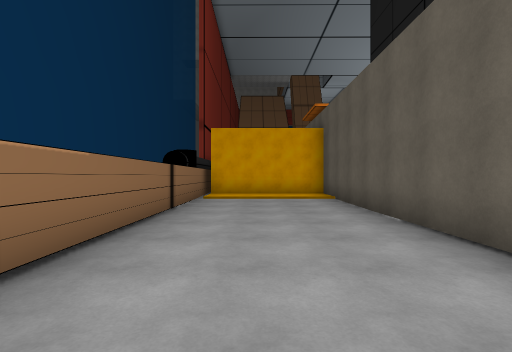
[1] (above)

24 first-person views from a walk through a scene from a Unity 3-D project. The camera is 1.5 m above the floor, looks level and sees 85° across. The floor is counted in squares, 2 m on a side. Each view is taken from the middle of a square. On the plan, view 1 faces up. The plan holds only what a view shows up to about 10 squares ahead; the rest is blank. The place goes on beyond the plan. The player character is not drawn. Some surface patterns are stand-ins.

[2]
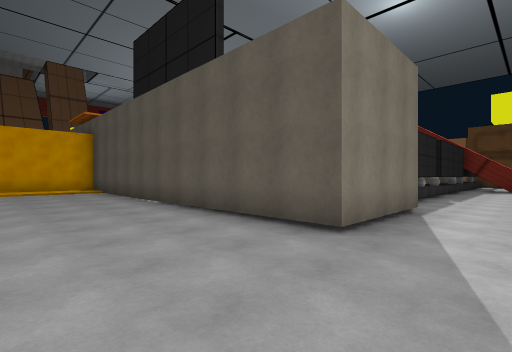

[3]
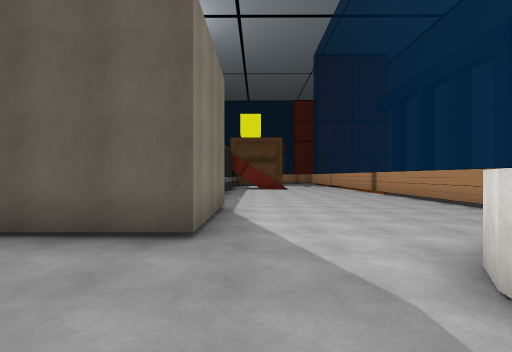

[4]
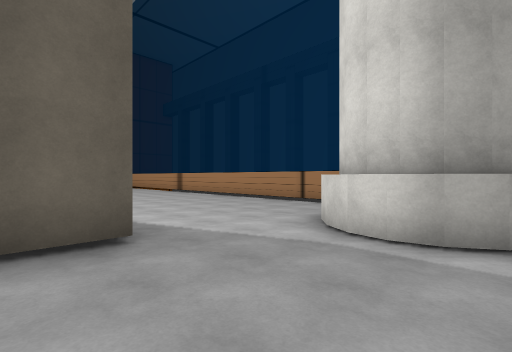

[5]
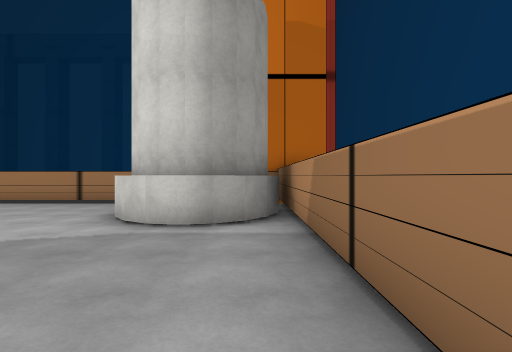

[6]
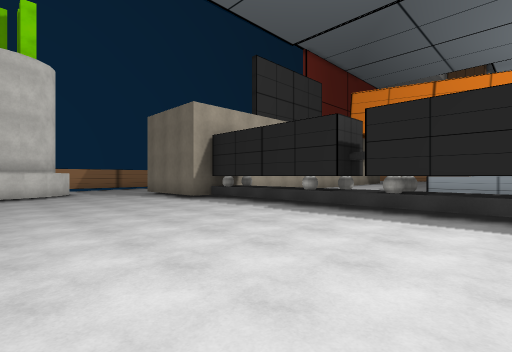

[7]
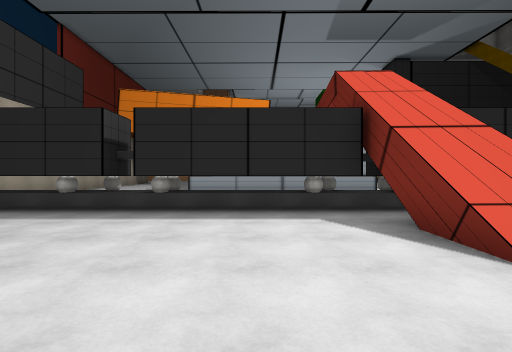

[8]
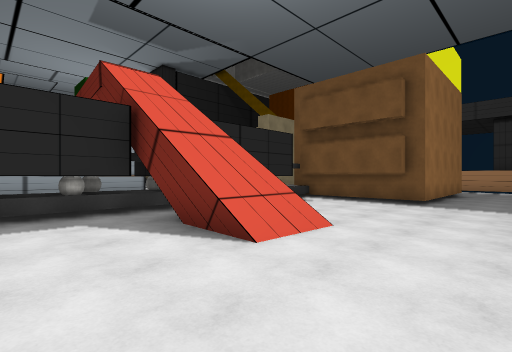

[9]
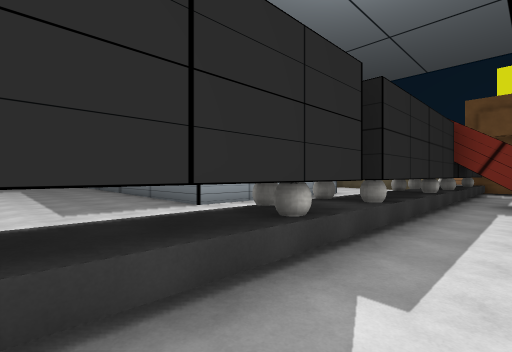

[10]
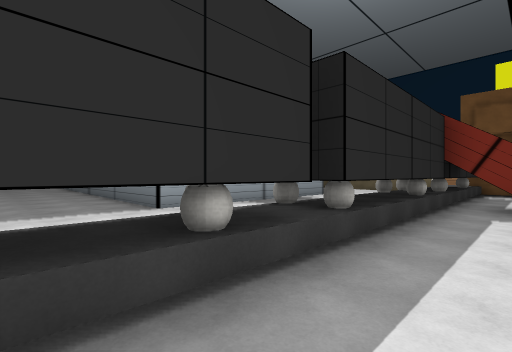

[11]
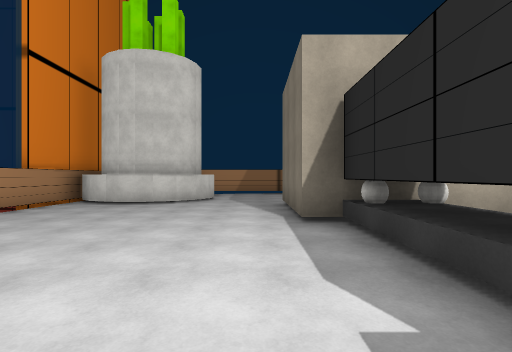

[12]
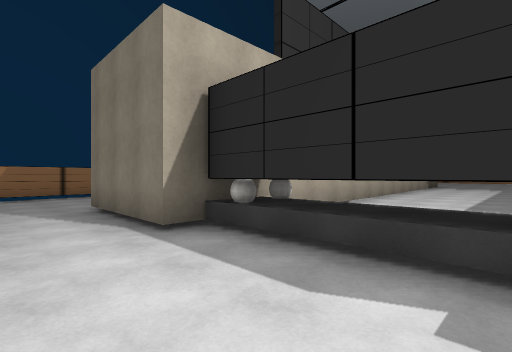

[13]
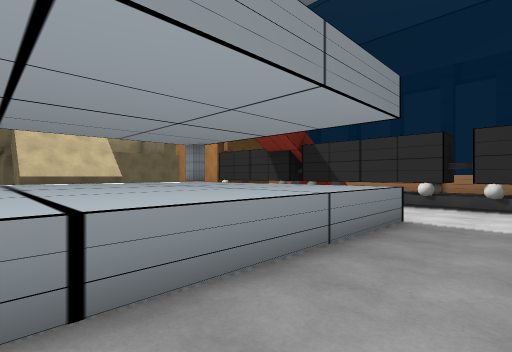

[14]
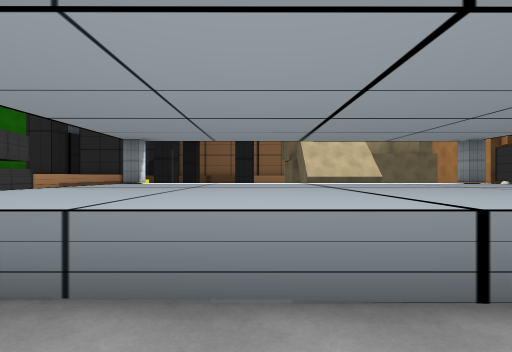

[15]
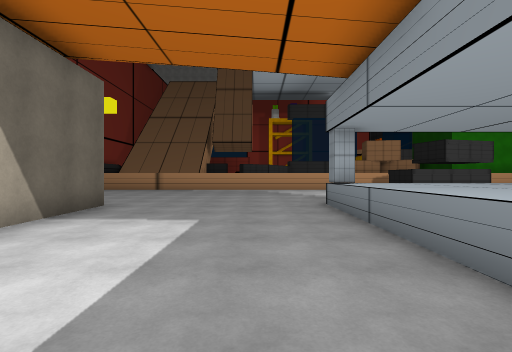

[16]
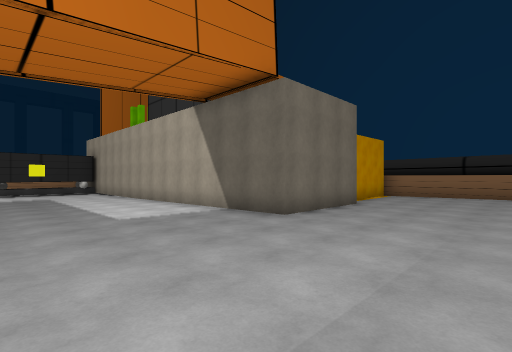

[17]
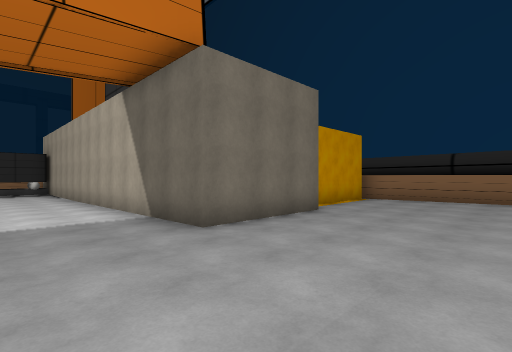

[18]
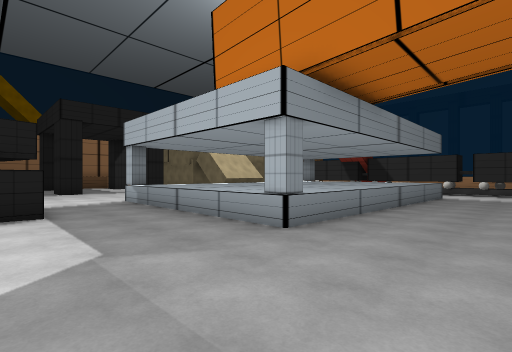

[19]
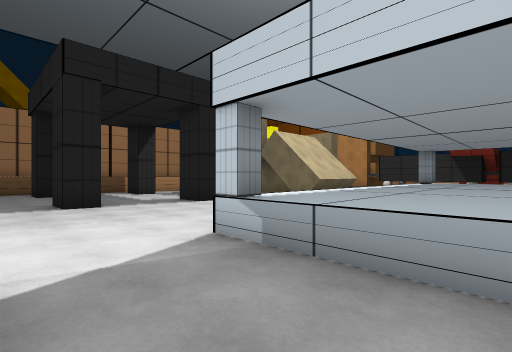

[20]
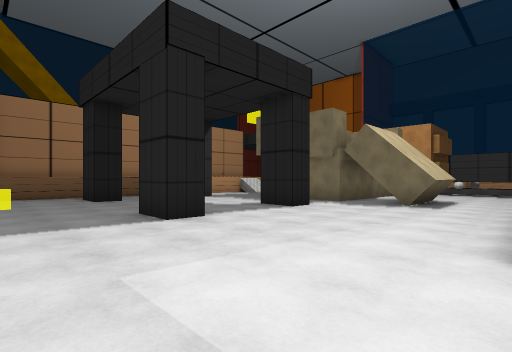

[21]
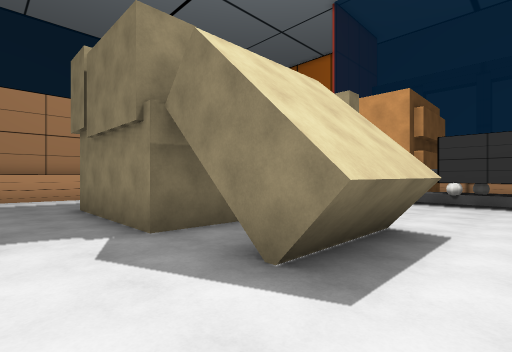

[22]
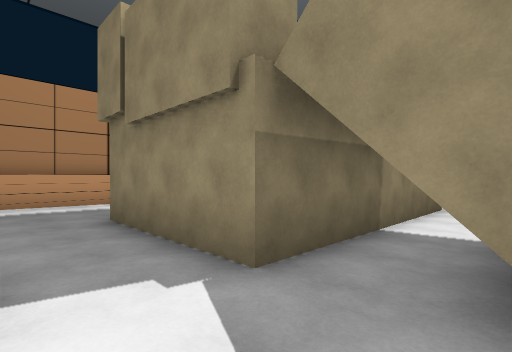

[23]
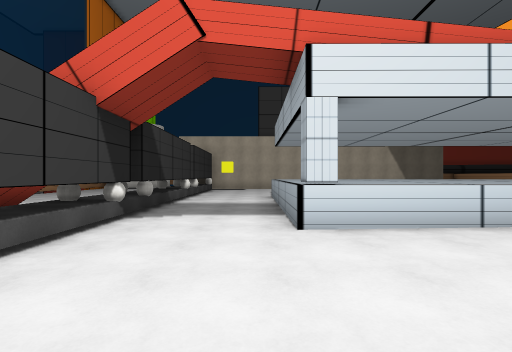

[24]
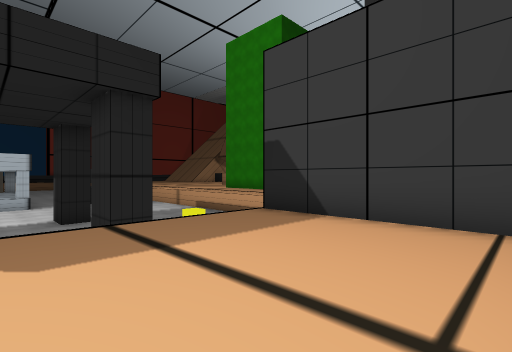

### Floor plan
Key: @ floor where view 1 was taken; # wall or solid block; . main floor; : floor 0.25 m higher than the main floor; - floor 0.25 m lower than the main floor; + floor 0.5 m higher than the main floor; * floor 1.75 m higher than the main floor; % floor 2 m higher than the main floor; / step, stairs or slope; ^ raised ledge; B ball; O other object.
Columns run from 4 left of view 1 to 33 right of it. Each row starts with its distance up from view 1.
 17  ^ +++++++++++++++###+++++++++   #####
 16  ^%++++++++++++++++++++++++++++++*****
 15  ^%::::::::::::::::::::::::::::::*****
 14  ^%:::::::::::::::::::::::#::::#:*****
 13  ^%::::###:::::O^^^^^O:::::::::::*****
 12    ###   #:::::^^^^^^^:::::::   :*****
 11    ###   #:::::^^^^^^^::::#:::
 10    ##### #:::::^^^^^^^:::::::::::
  9    ::::###:::::^^^^^^^:::::::::::
  8   %////###:::::^^^^^^^:##:####:::
  7   %::::###:::::^^^^^^^:##:#
  6   %::::###:::::^^^^^^^:##:#
  5   %....###.....^^^^^^^....#
  4   %....###.....^^^^^^O....#
  3   %....### ...............#
  2   %....###   ............ #
  1    ....###B  .BB...BB...B
  0   %.@..###################
 -1   %....###.........//....#
 -2   %................//....#
 -3   %................//....#
 -4   %###.............//....#####
 -5   %####.......................
 -6   %# ##---------------------
 -7      #--------
 -8 ########

Where each view was taken, in squares from view 1:
view 1: 0 up, 0 right, facing up
view 2: 3 down, 1 left, facing up-right
view 3: 2 down, 1 left, facing right
view 4: 0 up, 1 left, facing down-right
view 5: 1 up, 1 left, facing down
view 6: 6 down, 13 right, facing up-left
view 7: 6 down, 13 right, facing up
view 8: 6 down, 13 right, facing up-right
view 9: 2 down, 7 right, facing up-right
view 10: 2 down, 8 right, facing up-right
view 11: 2 down, 10 right, facing left
view 12: 3 down, 9 right, facing up-left
view 13: 9 up, 9 right, facing down-right
view 14: 10 up, 9 right, facing right
view 15: 7 up, 9 right, facing up
view 16: 17 up, 10 right, facing down-left
view 17: 17 up, 8 right, facing down-left
view 18: 17 up, 8 right, facing down-right
view 19: 16 up, 14 right, facing down-right
view 20: 17 up, 17 right, facing down-right
view 21: 10 up, 18 right, facing down-right
view 22: 10 up, 20 right, facing down-right
view 23: 3 up, 21 right, facing left
view 24: 12 up, 33 right, facing up-left
